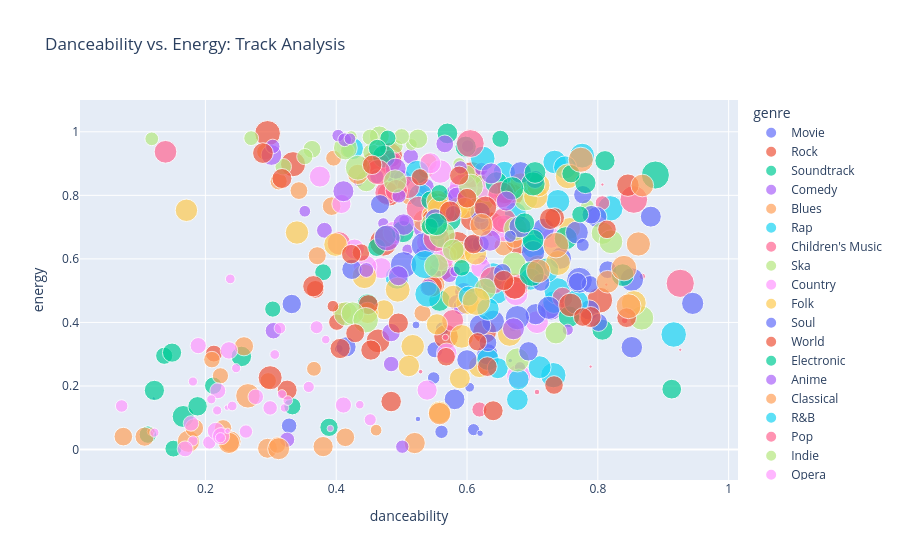

This figure's notebook cell:
### Code cell
#interactive scatter plot of danceability vs. energy
#Sample 500 random tracks to avoid overplotting and improve performance
fig = px.scatter(df.sample(500),  #random sample for clearer visualization
                 x='danceability',        
                 y='energy',              
                 color='genre',           #color points by genre for categorical distinction
                 hover_data=['track_name'],  #shows track name on hover for identification
                 title='Danceability vs. Energy: Track Analysis', 
                 size='popularity')       #point size represents track popularity
fig.show()

### Figure 1 — Plotly figure (JSON) as saved in the notebook; plotly's stock layout.template omitted (floating-point values rounded to 4 significant figures)
{"data": [{"customdata": [["Shri Gayatri Kavacham - II"], ["When I Fall in Love - Live"], ["First to Dance - Demo"], ["Fidelity Fiduciary Bank - From \"Mary Poppins\"/Soundtrack Version"], ["Uncle Bob's Midnight Blues"], ["La Bouillie De Gribouilli"], ["Breaking Us In Two"], ["Together Again - Meet The Parents/Soundtrack"], ["A Song For You"], ["You There in the Back Row (From \"13 Days to Broadway\")"], ["Seems To Me"], ["Les solos sous les draps"], ["Je voudrais - Extrait de \"Raiponce\""], ["Le Jazz Hot"], ["Nicotine"], ["Dayton, Ohio - 1903"], ["Boy in the Park"], ["Trust In Me (The Python's Song)"], ["The Lusty Month Of May"], ["Just You Wait"]], "hovertemplate": "genre=Movie<br>danceability=%{x}<br>energy=%{y}<br>popularity=%{marker.size}<br>track_name=%{customdata[0]}<extra></extra>", "legendgroup": "Movie", "marker": {"color": "#636efa", "size": [0, 7, 9, 41, 14, 5, 17, 1, 3, 36, 4, 31, 32, 2, 6, 17, 18, 23, 15, 25], "sizemode": "area", "sizeref": 0.19, "symbol": "circle"}, "mode": "markers", "name": "Movie", "orientation": "v", "showlegend": true, "type": "scatter", "x": [0.479, 0.404, 0.604, 0.581, 0.61, 0.67, 0.53, 0.121, 0.525, 0.332, 0.62, 0.555, 0.573, 0.666, 0.522, 0.561, 0.562, 0.328, 0.549, 0.551], "xaxis": "x", "y": [0.383, 0.317, 0.196, 0.158, 0.0626, 0.382, 0.809, 0.161, 0.0961, 0.458, 0.0512, 0.77, 0.79, 0.28, 0.392, 0.0556, 0.38, 0.0748, 0.225, 0.314], "yaxis": "y"}, {"customdata": [["Raining Blood"], ["Ordinary World"], ["A.D.I.D.A.S."], ["Heart And Soul"], ["I Put A Spell On You"], ["Don’t Threaten Me With A Good Time"], ["Hello!"], ["Chances"], ["Hasta la Raíz"], ["Mercy"], ["Hold On"], ["Greatness Of Our God"], ["The Bay"], ["Growing Up"], ["The World Has Turned And Left Me Here"], ["Seventeen"], ["Million Bucks"], ["A Different Age"], ["Dead and Gone"]], "hovertemplate": "genre=Rock<br>danceability=%{x}<br>energy=%{y}<br>popularity=%{marker.size}<br>track_name=%{customdata[0]}<extra></extra>", "legendgroup": "Rock", "marker": {"color": "#EF553B", "size": [63, 72, 60, 49, 58, 58, 54, 55, 72, 61, 69, 55, 63, 51, 53, 62, 65, 54, 57], "sizemode": "area", "sizeref": 0.19, "symbol": "circle"}, "mode": "markers", "name": "Rock", "orientation": "v", "showlegend": true, "type": "scatter", "x": [0.295, 0.472, 0.334, 0.669, 0.568, 0.656, 0.464, 0.561, 0.585, 0.482, 0.679, 0.481, 0.803, 0.658, 0.457, 0.609, 0.608, 0.627, 0.638], "xaxis": "x", "y": [0.995, 0.652, 0.898, 0.801, 0.355, 0.81, 0.342, 0.569, 0.643, 0.926, 0.657, 0.804, 0.47, 0.81, 0.901, 0.728, 0.865, 0.371, 0.709], "yaxis": "y"}, {"customdata": [["A False Freedom - Markus"], ["Colin Frake"], ["King Of The North - From The \"Game Of Thrones\" Soundtrack"], ["Taboo Lament (Antimatter Fellini Waltz) - Bonus Track"], ["Reconcile"], ["Flying Over Africa - Out Of Africa/Soundtrack Version"], ["Titans"], ["The Fist Fight / The Flying Wing"], ["Sergio Leone Suite: Main Theme from \"Once Upon a Time in America\""], ["Yes"], ["The End Game - Extended"], ["Escaping the Orphanage"], ["Fight Club"], ["Chicken On A Stick"], ["Last Tune"]], "hovertemplate": "genre=Soundtrack<br>danceability=%{x}<br>energy=%{y}<br>popularity=%{marker.size}<br>track_name=%{customdata[0]}<extra></extra>", "legendgroup": "Soundtrack", "marker": {"color": "#00cc96", "size": [29, 40, 46, 32, 36, 28, 43, 25, 35, 27, 39, 27, 45, 28, 29], "sizemode": "area", "sizeref": 0.19, "symbol": "circle"}, "mode": "markers", "name": "Soundtrack", "orientation": "v", "showlegend": true, "type": "scatter", "x": [0.212, 0.255, 0.166, 0.389, 0.188, 0.137, 0.448, 0.303, 0.149, 0.151, 0.122, 0.38, 0.558, 0.333, 0.112], "xaxis": "x", "y": [0.201, 0.293, 0.104, 0.0699, 0.136, 0.295, 0.457, 0.442, 0.305, 0.00279, 0.186, 0.558, 0.469, 0.136, 0.0469], "yaxis": "y"}, {"customdata": [["Blacktor"], ["Mr. Bake-O"], ["The Game"], ["Slim Jims"], ["Minibar"], ["Fist Fight"], ["I Love My Dog"], ["How To Meet A Girl"], ["My Kid Got The Cops Called On Me"], ["#partygoblin"], ["Being More Me"], ["Bad Boyfriend"], ["Ionic Breeze"], ["Computers"], ["Spending Time Together"], ["The Vaporizer"], ["Giving Back"], ["Stroke Victim"], ["Car Accident"], ["Gym"], ["Potato Baby, Instant Baby, Giant Baby"], ["Traditional American Family"], ["Swimming With a Dolphin"], ["Politicians"], ["Look On The Bright Side Of Life (All Things Dull And Ugly) - Life Of Brian / Soundtrack Version"], ["We Think We Know You"]], "hovertemplate": "genre=Comedy<br>danceability=%{x}<br>energy=%{y}<br>popularity=%{marker.size}<br>track_name=%{customdata[0]}<extra></extra>", "legendgroup": "Comedy", "marker": {"color": "#ab63fa", "size": [10, 24, 15, 32, 32, 24, 20, 12, 25, 25, 25, 17, 30, 16, 27, 25, 10, 14, 12, 23, 11, 21, 11, 31, 27, 44], "sizemode": "area", "sizeref": 0.19, "symbol": "circle"}, "mode": "markers", "name": "Comedy", "orientation": "v", "showlegend": true, "type": "scatter", "x": [0.624, 0.382, 0.601, 0.595, 0.484, 0.534, 0.485, 0.472, 0.584, 0.581, 0.573, 0.622, 0.531, 0.551, 0.537, 0.591, 0.434, 0.621, 0.509, 0.514, 0.553, 0.486, 0.582, 0.501, 0.682, 0.729], "xaxis": "x", "y": [0.597, 0.69, 0.955, 0.497, 0.368, 0.619, 0.864, 0.712, 0.462, 0.811, 0.551, 0.883, 0.696, 0.553, 0.827, 0.449, 0.843, 0.516, 0.629, 0.922, 0.728, 0.913, 0.561, 0.852, 0.527, 0.441], "yaxis": "y"}, {"customdata": [["Fire And Brimstone"], ["Drinkin' Wine Spodie-Odie"], ["Keeps Me from All Wrong"], ["Back For A Taste Of Your Love"], ["Hard Time Killing Floor Blues"], ["Look At You Look At Me"], ["No Decency"], ["Choice of Colors - Single Version"], ["Witness"], ["How Junior Got His Head Put Out"], ["Kill Devil Falls"], ["What a Shame - Single Version"], ["I Tried to Tell Ya"], ["Conrad"], ["Zero Fucks Given"], ["Banks Of The Deep End"], ["Tide Turns"], ["In My Baby's Arms"], ["Love Is A Hurtin' Thing"], ["The World Would Run Better"]], "hovertemplate": "genre=Blues<br>danceability=%{x}<br>energy=%{y}<br>popularity=%{marker.size}<br>track_name=%{customdata[0]}<extra></extra>", "legendgroup": "Blues", "marker": {"color": "#FFA15A", "size": [42, 28, 30, 26, 43, 30, 28, 28, 33, 24, 24, 29, 24, 26, 31, 46, 36, 37, 35, 32], "sizemode": "area", "sizeref": 0.19, "symbol": "circle"}, "mode": "markers", "name": "Blues", "orientation": "v", "showlegend": true, "type": "scatter", "x": [0.607, 0.532, 0.571, 0.704, 0.52, 0.544, 0.312, 0.553, 0.393, 0.511, 0.537, 0.541, 0.396, 0.291, 0.371, 0.534, 0.656, 0.683, 0.409, 0.673], "xaxis": "x", "y": [0.783, 0.429, 0.614, 0.561, 0.0204, 0.684, 0.844, 0.519, 0.766, 0.795, 0.879, 0.904, 0.917, 0.937, 0.61, 0.72, 0.64, 0.52, 0.433, 0.662], "yaxis": "y"}, {"customdata": [["LaMaFiamilia"], ["Sing to You"], ["Country (feat. Upchurch & Demun Jones)"], ["AfricAryaN"], ["Pillow Talking (feat. Brain)"], ["Pimpin Ain't Eazy"], ["The Weekend (feat. Young Thug & Swizz Beatz)"], ["New God Flow.1"], ["SOMETHING ABOUT HIM"], ["Broad Shoulders (feat. Chance the Rapper)"], ["Watch Out For This (Bumaye)"], ["Biking (Solo)"], ["EST 4 Life"], ["Keep On Keeping On (feat. Brendon Urie)"], ["The Body (feat. Jeremih)"], ["Take It All"], ["I Wouldn't Do That"], ["Ain't Got No Haters (feat. Too Short)"], ["Turn up the Night"], ["Homecoming - (Explicit)"], ["Krazy but True"]], "hovertemplate": "genre=Rap<br>danceability=%{x}<br>energy=%{y}<br>popularity=%{marker.size}<br>track_name=%{customdata[0]}<extra></extra>", "legendgroup": "Rap", "marker": {"color": "#19d3f3", "size": [49, 61, 52, 56, 62, 74, 58, 46, 57, 56, 62, 61, 48, 53, 54, 58, 53, 59, 54, 46, 67], "sizemode": "area", "sizeref": 0.19, "symbol": "circle"}, "mode": "markers", "name": "Rap", "orientation": "v", "showlegend": true, "type": "scatter", "x": [0.733, 0.732, 0.702, 0.529, 0.916, 0.644, 0.547, 0.425, 0.702, 0.6, 0.819, 0.64, 0.657, 0.524, 0.493, 0.624, 0.734, 0.776, 0.739, 0.674, 0.738], "xaxis": "x", "y": [0.464, 0.234, 0.663, 0.799, 0.362, 0.501, 0.659, 0.947, 0.64, 0.524, 0.759, 0.548, 0.872, 0.873, 0.542, 0.916, 0.905, 0.925, 0.781, 0.744, 0.499], "yaxis": "y"}, {"customdata": [["Feels Like Tonight"], ["Fall Into Sleep"], ["Simon Fue Ala Feria"], ["Purple People Eater"], ["Beautiful Skies"], ["I’ve Got A Lovely Bunch Of Coconuts"], ["Take This Lonely Heart"], ["O Come All Ye Faithful"], ["If I Were A Butterfly"], ["My Beat"], ["Woody the Woodpecker Song"], ["Sea Stories"], ["We're Going To Mars"], ["Zip-a-Dee-Doo-Dah"], ["Great Cities Paris"], ["Simple Simon"], ["Trumpet Vine Strut (Spritely Meter)"], ["March Winds,Rain on the Green Grass Medley"], ["Hark The Herald Angel Sing"], ["Intermezzo in Eb, Op. 117, No. 1"], ["The Airplane Song"], ["Only Memories Remain"], ["Santa Claus"], ["Come Saturday Morning"], ["Majesty"], ["The Cheese Song"], ["Some of These Days"], ["Lolly Hunt"], ["Noise Pollution (feat. Mary Elizabeth Winstead & Zoe Manville) - Version A, Vocal Up Mix 1.3"], ["Row Row Row Your Boat"], ["Alouette"], ["O Come, All Ye Faithful"], ["Hole in the Earth"], ["The Nightingale"], ["Baa Baa Black Sheep"], ["Mah Na Mah Na"], ["Wide Awake"], ["Somebody Else Is Getting It"], ["I'm A Little Teapot"]], "hovertemplate": "genre=Children's Music<br>danceability=%{x}<br>energy=%{y}<br>popularity=%{marker.size}<br>track_name=%{customdata[0]}<extra></extra>", "legendgroup": "Children's Music", "marker": {"color": "#FF6692", "size": [51, 50, 0, 1, 1, 4, 59, 0, 0, 0, 0, 48, 11, 0, 20, 0, 0, 0, 0, 22, 41, 46, 0, 0, 52, 4, 0, 1, 52, 0, 0, 2, 49, 4, 1, 0, 47, 0, 3], "sizemode": "area", "sizeref": 0.19, "symbol": "circle"}, "mode": "markers", "name": "Children's Music", "orientation": "v", "showlegend": true, "type": "scatter", "x": [0.483, 0.465, 0.597, 0.813, 0.789, 0.868, 0.526, 0.402, 0.844, 0.536, 0.745, 0.51, 0.654, 0.719, 0.807, 0.859, 0.824, 0.815, 0.568, 0.619, 0.746, 0.578, 0.716, 0.554, 0.404, 0.841, 0.532, 0.926, 0.477, 0.499, 0.754, 0.529, 0.139, 0.567, 0.807, 0.71, 0.492, 0.676, 0.707], "xaxis": "x", "y": [0.907, 0.899, 0.449, 0.519, 0.261, 0.545, 0.758, 0.3, 0.297, 0.543, 0.616, 0.825, 0.712, 0.632, 0.776, 0.329, 0.498, 0.239, 0.185, 0.126, 0.478, 0.406, 0.354, 0.174, 0.649, 0.406, 0.308, 0.314, 0.808, 0.164, 0.159, 0.245, 0.937, 0.353, 0.834, 0.421, 0.815, 0.22, 0.181], "yaxis": "y"}, {"customdata": [["Those Kids Suck (T.K.S.)"], ["Now Or Never"], ["A Boy and His Love Gun - Bonus Track"], ["Twenty-Eight Teeth"], ["(We All Have To) Burn Something"], ["From Martyrdom to Startyrdom"], ["Who We Are"], ["Note to Self - 2019 Remaster"], ["Tattoo"], ["On the Black Sea"], ["Love Is Just a Tool"], ["Swing Set Girl"], ["Kid"], ["Identity Crisis"], ["Tu Que Pediras"], ["La Ley De Plomo"], ["Too Much Too Young"], ["Anna Lee"], ["De Música Ligera - Me Verás Volver Gira 2007"], ["Surfer Calavera"], ["One by One"], ["Midnight Mile"]], "hovertemplate": "genre=Ska<br>danceability=%{x}<br>energy=%{y}<br>popularity=%{marker.size}<br>track_name=%{customdata[0]}<extra></extra>", "legendgroup": "Ska", "marker": {"color": "#B6E880", "size": [13, 13, 36, 18, 16, 17, 38, 26, 21, 21, 18, 19, 30, 15, 52, 29, 31, 24, 54, 41, 25, 25], "sizemode": "area", "sizeref": 0.19, "symbol": "circle"}, "mode": "markers", "name": "Ska", "orientation": "v", "showlegend": true, "type": "scatter", "x": [0.423, 0.515, 0.525, 0.784, 0.622, 0.492, 0.466, 0.319, 0.27, 0.463, 0.118, 0.417, 0.363, 0.588, 0.624, 0.454, 0.599, 0.5, 0.414, 0.446, 0.452, 0.352], "xaxis": "x", "y": [0.985, 0.96, 0.978, 0.766, 0.844, 0.954, 0.987, 0.89, 0.98, 0.86, 0.978, 0.941, 0.945, 0.899, 0.786, 0.935, 0.867, 0.985, 0.949, 0.844, 0.983, 0.922], "yaxis": "y"}, {"customdata": [["Riot"], ["Grown Ass Man"], ["Angel Eyes"], ["In My Life"], ["Just Sayin'"], ["That Girl"], ["Rock My World (Little Country Girl)"], ["Songs In The Kitchen"], ["You Got 'Em All"], ["Smile"], ["Jesus And Mama"], ["Angel From Montgomery"], ["I Was Here"], ["Yesterday Road"], ["Heartache On The Dance Floor"], ["Suspicious Minds"], ["Big City"], ["Don't It Make My Brown Eyes Blue"], ["Michigan for the Winter"], ["Chain Of Joy"]], "hovertemplate": "genre=Country<br>danceability=%{x}<br>energy=%{y}<br>popularity=%{marker.size}<br>track_name=%{customdata[0]}<extra></extra>", "legendgroup": "Country", "marker": {"color": "#FF97FF", "size": [49, 40, 67, 55, 48, 42, 41, 42, 54, 53, 38, 39, 38, 35, 75, 42, 50, 53, 58, 43], "sizemode": "area", "sizeref": 0.19, "symbol": "circle"}, "mode": "markers", "name": "Country", "orientation": "v", "showlegend": true, "type": "scatter", "x": [0.489, 0.569, 0.656, 0.679, 0.63, 0.375, 0.729, 0.469, 0.444, 0.559, 0.621, 0.539, 0.428, 0.408, 0.594, 0.544, 0.707, 0.675, 0.561, 0.539], "xaxis": "x", "y": [0.683, 0.303, 0.696, 0.231, 0.816, 0.859, 0.666, 0.571, 0.575, 0.875, 0.573, 0.187, 0.631, 0.773, 0.824, 0.901, 0.401, 0.49, 0.601, 0.652], "yaxis": "y"}, {"customdata": [["First Love / Late Spring"], ["Sleeping Volcanoes"], ["The Wilds"], ["You're Too Weird"], ["Free Man In Paris"], ["I'll Remember"], ["A Holly Jolly Christmas - Single Version"], ["Mexico"], ["Running out After You"], ["Maula Mere Maula"], ["Rancid Girl"], ["Blues Run The Game"], ["Bright Beginnings"], ["Anchor"], ["Tell It on the Mountain"], ["Let's Live For Today"], ["Excitable Boy - 2007 Remaster"], ["Soulshine"], ["House of Winston"], ["Love You 'Till The End - 2006 Remastered Version"], ["All Around the World or the Myth of Fingerprints (Early Version) - Early Version"], ["Like A Rock"]], "hovertemplate": "genre=Folk<br>danceability=%{x}<br>energy=%{y}<br>popularity=%{marker.size}<br>track_name=%{customdata[0]}<extra></extra>", "legendgroup": "Folk", "marker": {"color": "#FECB52", "size": [57, 52, 46, 44, 47, 47, 56, 48, 53, 48, 50, 42, 38, 44, 46, 53, 45, 59, 43, 43, 42, 53], "sizemode": "area", "sizeref": 0.19, "symbol": "circle"}, "mode": "markers", "name": "Folk", "orientation": "v", "showlegend": true, "type": "scatter", "x": [0.443, 0.601, 0.708, 0.682, 0.59, 0.613, 0.665, 0.558, 0.517, 0.548, 0.579, 0.589, 0.473, 0.511, 0.619, 0.592, 0.757, 0.494, 0.448, 0.554, 0.586, 0.399], "xaxis": "x", "y": [0.545, 0.462, 0.576, 0.837, 0.62, 0.616, 0.363, 0.117, 0.325, 0.737, 0.481, 0.224, 0.44, 0.263, 0.261, 0.356, 0.696, 0.503, 0.43, 0.394, 0.761, 0.645], "yaxis": "y"}, {"customdata": [["Dear Life"], ["68"], ["Eye To Eye - Edit"], ["Girl (Why You Wanna Make Me Blue)"], ["Kape Fear"], ["Jean Claude Van Damme"], ["Soul Twist / Introduction - Live"], ["You Bring Me Joy"], ["Romeo"], ["Day 1 ◑"], ["Closer"], ["Trouble Man"], ["Back Together"], ["Small Conversations at Parties"], ["Intro"], ["See The Light"], ["Pope Is a Rockstar"], ["B-Town"], ["Me And You"], ["Hard Time"]], "hovertemplate": "genre=Soul<br>danceability=%{x}<br>energy=%{y}<br>popularity=%{marker.size}<br>track_name=%{customdata[0]}<extra></extra>", "legendgroup": "Soul", "marker": {"color": "#636efa", "size": [44, 40, 49, 35, 46, 45, 39, 39, 43, 67, 41, 56, 40, 43, 39, 44, 51, 53, 52, 61], "sizemode": "area", "sizeref": 0.19, "symbol": "circle"}, "mode": "markers", "name": "Soul", "orientation": "v", "showlegend": true, "type": "scatter", "x": [0.852, 0.62, 0.64, 0.467, 0.743, 0.717, 0.424, 0.787, 0.705, 0.503, 0.798, 0.677, 0.6, 0.631, 0.415, 0.62, 0.725, 0.852, 0.701, 0.534], "xaxis": "x", "y": [0.322, 0.746, 0.403, 0.772, 0.602, 0.694, 0.567, 0.439, 0.426, 0.581, 0.732, 0.415, 0.282, 0.3, 0.323, 0.391, 0.446, 0.535, 0.621, 0.643], "yaxis": "y"}, {"customdata": [["Love Has Found Us"], ["In Christ Alone / The Solid Rock (Live)"], ["冬越え - New ver."], ["Kamelemba"], ["Ecstatic Rapture - Open Space mix"], ["The Lord's Prayer (Underscore)"], ["Arhegh Danagh"], ["Calvary - Alternate Version/Live"], ["Spirit and Truth (Live)"], ["Joy To The World - Live"], ["In His Time"], ["Have It All (Live)"], ["The First Noel"], ["Blessed Be Your Name"]], "hovertemplate": "genre=World<br>danceability=%{x}<br>energy=%{y}<br>popularity=%{marker.size}<br>track_name=%{customdata[0]}<extra></extra>", "legendgroup": "World", "marker": {"color": "#EF553B", "size": [28, 30, 33, 37, 27, 38, 22, 26, 29, 33, 38, 43, 29, 44], "sizemode": "area", "sizeref": 0.19, "symbol": "circle"}, "mode": "markers", "name": "World", "orientation": "v", "showlegend": true, "type": "scatter", "x": [0.528, 0.368, 0.733, 0.734, 0.213, 0.449, 0.557, 0.401, 0.438, 0.568, 0.325, 0.365, 0.545, 0.546], "xaxis": "x", "y": [0.857, 0.504, 0.203, 0.73, 0.302, 0.456, 0.783, 0.401, 0.62, 0.292, 0.187, 0.514, 0.728, 0.514], "yaxis": "y"}, {"customdata": [["Lately - 2012 Mix/Master"], ["Let It Rain"], ["All Wet (feat. Siriusmo)"], ["Regrowth"], ["The Dead"], ["High - Bassnectar Remix"], ["XILLA!"], ["Take Aim"], ["Meta"], ["DIP IT"], ["Straight To The Heart"], ["Sweet Apocalypse"], ["SPEED TRAP"], ["His Majesty King Raam"], ["A Bunch of Questions"], ["Got The Love (feat. Jennifer Hartswick)"], ["Anger Never Dies - Live at Koningin Elisabethzaal 2012"], ["Marks"], ["The Champagne Bop"], ["Roses"], ["Put Your Life on It"]], "hovertemplate": "genre=Electronic<br>danceability=%{x}<br>energy=%{y}<br>popularity=%{marker.size}<br>track_name=%{customdata[0]}<extra></extra>", "legendgroup": "Electronic", "marker": {"color": "#00cc96", "size": [42, 24, 39, 31, 25, 50, 45, 41, 46, 28, 51, 47, 49, 44, 34, 43, 45, 37, 31, 26, 51], "sizemode": "area", "sizeref": 0.19, "symbol": "circle"}, "mode": "markers", "name": "Electronic", "orientation": "v", "showlegend": true, "type": "scatter", "x": [0.807, 0.557, 0.811, 0.462, 0.479, 0.473, 0.701, 0.57, 0.574, 0.651, 0.751, 0.502, 0.645, 0.756, 0.544, 0.598, 0.475, 0.913, 0.463, 0.592, 0.554], "xaxis": "x", "y": [0.377, 0.691, 0.909, 0.636, 0.98, 0.922, 0.659, 0.995, 0.723, 0.978, 0.665, 0.686, 0.839, 0.418, 0.784, 0.953, 0.671, 0.19, 0.948, 0.572, 0.696], "yaxis": "y"}, {"customdata": [["恋歌宣誓(霜月はるかcover ver.)"], ["PEACH"], ["O vs T"], ["Swipe of Sword (クレド戦闘)"], ["ファインダー"], ["Haguruma"], ["怪盗Fの台本~消えたダイヤの謎~"], ["Lover Boy"], ["Squall"], ["青春の瞬き"], ["分析"], ["Lovers"], ["Army-Attack"], ["キミにもらったもの"], ["Love Is an Open Door (From \"Frozen\")"], ["僕らは今のなかで - (LittleMore-Rock Mix)"], ["タナトス"], ["Woods Of Mystery"], ["Ninelie (with chelly) - TV Size"], ["Colors Of The Wind"], ["失踪FLAME"], ["Aerith's Theme: Music Box Version (From \"Final Fantasy VII\")"], ["約束のうた"]], "hovertemplate": "genre=Anime<br>danceability=%{x}<br>energy=%{y}<br>popularity=%{marker.size}<br>track_name=%{customdata[0]}<extra></extra>", "legendgroup": "Anime", "marker": {"color": "#ab63fa", "size": [14, 42, 11, 15, 13, 41, 18, 13, 23, 38, 21, 22, 40, 28, 12, 20, 19, 12, 19, 26, 30, 17, 17], "sizemode": "area", "sizeref": 0.19, "symbol": "circle"}, "mode": "markers", "name": "Anime", "orientation": "v", "showlegend": true, "type": "scatter", "x": [0.609, 0.491, 0.504, 0.403, 0.352, 0.301, 0.413, 0.421, 0.484, 0.495, 0.446, 0.325, 0.585, 0.541, 0.754, 0.303, 0.496, 0.681, 0.462, 0.304, 0.566, 0.501, 0.59], "xaxis": "x", "y": [0.648, 0.884, 0.721, 0.988, 0.75, 0.927, 0.975, 0.978, 0.269, 0.547, 0.565, 0.0308, 0.794, 0.51, 0.377, 0.954, 0.798, 0.259, 0.859, 0.374, 0.962, 0.00891, 0.888], "yaxis": "y"}, {"customdata": [["21 Hungarian Dances, WoO 1: Hungarian Dance No. 5 in F-Sharp Minor"], ["A Boy And A Girl"], ["The Nutcracker - Ballet, Op.71, Act I: No. 2 - March"], ["Requiem in D Minor, K. 626 (Süssmayr - Dutron 2016 completion): I. Introitus - Kyrie"], ["Im Frühlingsanfang, K. 597"], ["La clemenza di Tito, K. 621, Act II: Se al volo mai ti senti"], ["Pavane pour une infante défunte in G Major, M. 19"], ["Machete"], ["Estudio No. 3"], ["Messe a 3 voix (Mass in 3 voices), Op. 12, M. 61: Panis angelicus"], ["Tristesse, Op.6, No.2"], ["Piano Concerto No. 1 in B-Flat Minor, Op. 23: Allegro non troppo e molto maestoso"], ["L'enfance du Christ, Op. 25, H. 130, Pt. 1 \"Le songe d’Hérode\": Toujours ce rêve!"], ["Mass for St. Anthony of Padua: Gradual. Os justi meditabitur sapientiam"], ["Hymne à l'amour"], ["Keyboard Sonata No. 60 in C Major, Hob.XVI:50: II. Adagio"], ["The Firebird (version for piano): Lullaby (The Firebird)"], ["Inner Unrest"], ["The River Cam"], ["Die Entführung aus dem Serail, K. 384, Act III: Im Mohrenland gefangen war"], ["Piano Sonata No. 15 in F Major, K. 533: III. Rondo - Allegretto, K. 494 - Remastered"], ["Diabelli Variations, Op. 120: Variation 23. Allegro assai"], ["Requiem, Op. 48: VIII. In Paradisum"], ["Chopin : Nocturne No.21 in C minor Op. posth."], ["Les contes d'Hoffmann, Act III: Scintille diamonate (Live)"], ["Pétrouchka: Tableau 4, The Shrovetide Fair - Wet Nurses' Dance"], ["Symphony No. 2 in E Minor, Op. 27: III. Adagio"]], "hovertemplate": "genre=Classical<br>danceability=%{x}<br>energy=%{y}<br>popularity=%{marker.size}<br>track_name=%{customdata[0]}<extra></extra>", "legendgroup": "Classical", "marker": {"color": "#FFA15A", "size": [29, 33, 48, 35, 0, 0, 38, 30, 0, 47, 44, 57, 6, 26, 33, 26, 46, 39, 33, 13, 21, 25, 43, 39, 0, 26, 35], "sizemode": "area", "sizeref": 0.19, "symbol": "circle"}, "mode": "markers", "name": "Classical", "orientation": "v", "showlegend": true, "type": "scatter", "x": [0.227, 0.0745, 0.558, 0.259, 0.441, 0.318, 0.295, 0.343, 0.197, 0.174, 0.238, 0.265, 0.117, 0.21, 0.414, 0.31, 0.312, 0.433, 0.183, 0.461, 0.366, 0.223, 0.236, 0.38, 0.218, 0.296, 0.107], "xaxis": "x", "y": [0.0666, 0.0406, 0.113, 0.325, 0.0301, 0.19, 0.00384, 0.815, 0.0795, 0.0259, 0.0248, 0.169, 0.0566, 0.283, 0.0385, 0.014, 0.00258, 0.866, 0.0678, 0.0609, 0.254, 0.232, 0.0208, 0.00921, 0.166, 0.216, 0.0404], "yaxis": "y"}, {"customdata": [["Perfect Time (feat. Russ)"], ["Show Me (feat. Jeremih)"], ["Smoke"], ["Walk Away"], ["Confidence"], ["Ballin'"], ["Red Love"], ["White Iverson"], ["Becoming Myself"], ["Time Will Reveal"], ["Didn't We Almost Have It All"], ["Tell Me You Love Me"], ["I'm So into You"]], "hovertemplate": "genre=R&B<br>danceability=%{x}<br>energy=%{y}<br>popularity=%{marker.size}<br>track_name=%{customdata[0]}<extra></extra>", "legendgroup": "R&B", "marker": {"color": "#19d3f3", "size": [56, 48, 42, 51, 57, 48, 45, 41, 38, 50, 64, 76, 46], "sizemode": "area", "sizeref": 0.19, "symbol": "circle"}, "mode": "markers", "name": "R&B", "orientation": "v", "showlegend": true, "type": "scatter", "x": [0.722, 0.632, 0.647, 0.75, 0.767, 0.632, 0.677, 0.679, 0.602, 0.711, 0.54, 0.536, 0.697], "xaxis": "x", "y": [0.565, 0.284, 0.256, 0.888, 0.464, 0.442, 0.157, 0.221, 0.483, 0.259, 0.489, 0.582, 0.536], "yaxis": "y"}, {"customdata": [["Honest"], ["City Of Stars"], ["Sell Out"], ["18 Libras"], ["Barbie Dreams"], ["Forever And Always"], ["4 Phones"], ["Wildest Dreams"], ["Young Girls"], ["It Ain’t Me (with Selena Gomez)"]], "hovertemplate": "genre=Pop<br>danceability=%{x}<br>energy=%{y}<br>popularity=%{marker.size}<br>track_name=%{customdata[0]}<extra></extra>", "legendgroup": "Pop", "marker": {"color": "#FF6692", "size": [66, 60, 74, 66, 73, 59, 76, 66, 69, 71], "sizemode": "area", "sizeref": 0.19, "symbol": "circle"}, "mode": "markers", "name": "Pop", "orientation": "v", "showlegend": true, "type": "scatter", "x": [0.673, 0.464, 0.605, 0.652, 0.855, 0.656, 0.926, 0.553, 0.561, 0.64], "xaxis": "x", "y": [0.514, 0.873, 0.963, 0.802, 0.787, 0.721, 0.523, 0.664, 0.749, 0.533], "yaxis": "y"}, {"customdata": [["Wild Nights"], ["Moving Mountains"], ["Sherrill"], ["I Just Know"], ["Don't You"], ["Drop The Game"], ["Treasure"], ["Capsize - Stint Remix"], ["10 d E A T h b R E a s T ⚄ ⚄"], ["Black Mountain"], ["Wearing Nothing"], ["repercussions"], ["Notion"], ["Back to Your Love"], ["Corfu"], ["Grandloves (feat. Young Magic)"], ["Let Her Go"], ["Fast Slow Disco"], ["I Remember - Acoustic"]], "hovertemplate": "genre=Indie<br>danceability=%{x}<br>energy=%{y}<br>popularity=%{marker.size}<br>track_name=%{customdata[0]}<extra></extra>", "legendgroup": "Indie", "marker": {"color": "#B6E880", "size": [45, 46, 48, 55, 56, 64, 56, 48, 55, 49, 53, 53, 59, 51, 54, 45, 62, 58, 55], "sizemode": "area", "sizeref": 0.19, "symbol": "circle"}, "mode": "markers", "name": "Indie", "orientation": "v", "showlegend": true, "type": "scatter", "x": [0.628, 0.736, 0.546, 0.553, 0.867, 0.562, 0.415, 0.807, 0.69, 0.425, 0.674, 0.672, 0.433, 0.49, 0.82, 0.579, 0.445, 0.606, 0.677], "xaxis": "x", "y": [0.505, 0.367, 0.707, 0.578, 0.414, 0.675, 0.427, 0.681, 0.789, 0.429, 0.695, 0.584, 0.887, 0.844, 0.654, 0.628, 0.407, 0.828, 0.282], "yaxis": "y"}, {"customdata": [["Götterdämmerung, WWV 86D, Act III (Highlights): Vorspiel"], ["Il Barbiere di Siviglia (2007 Digital Remaster), Act One, Scene One: La ran la le ra...Largo al factotum (Figaro)"], ["Lucia di Lammermoor, Act I, Scene I: No. 2b Larghetto \"Cruda, funesta smania\""], ["La Bohème (1987 - Remaster): Donde lieta uscì (Mimì's Farewell)"], ["Puccini: La rondine, Act 1: \"Chi il bel sogno di Doretta?\" (Magda)"], ["La Sonnambula (2003 Digital Remaster), Act 2, Scene 2: Oh! se una volta sola (Amina/Rodolfo/Teresa/Tutti)"], ["Giselle: No. 9 - Finale"], ["La traviata, Act I: Dell'invito trascorsa è già l'ora"], ["This House Is Empty Now"], ["Roméo et Juliette / Act 2: \"Ah! ne fuis pas encore!\""], ["Puccini: Turandot, Act 3: \"Nessum dorma!\" (Calaf, Voices, Chorus)"], ["Fago: Tam non splendet sol creatus: III. \"Dum infans iam dormit\""], ["Die Walküre / Zweiter Aufzug: \"Hinweg! Hinweg! Flieh die Entweihte!\""], ["All Things Bright And Beautiful"], ["Don Pasquale, Act I Seconda Scena: Bella siccome un angelo (Malatesta/Pasquale)"], ["Turandot / Act 1: \"Signore, ascolta\""], ["Hänsel und Gretel, Act II: Abends, will ich schlafen gehn (Hänsel/Gretel)"], ["Puccini : Turandot : Act 1 \"Non piangere Liù\" [Calaf]"], ["Die Walküre, WWV 86B, Act I (Highlights): Mit Waffen wehrt sich der Mann"], ["Le Cid: \"O suoverain! O jugue! O pere!\" - Remastered"], ["The Marriage of Figaro: Part IV, \"Contessa, perdono\" (Count, Countess, Ensemble)"], ["Turandot: Nessun dorma (Act III)"], ["Rigoletto: Overture (Preludio)"], ["Roméo et Juliette / Act 1: \"Eh bien! Cher Paris\""], ["Tosca / Act 1: \"Dammi i colori!\" - \"Recondita armonia\" (Aria)"], ["Il nastro blu"], ["Maria Stuarda / Act 1: \"Ah! quando all'ara scorgemi\""], ["Cendrillon: Ah! Douce enfant"], ["I Capuleti e i Montecchi, Act I: Act I Scene 2: Oh, Quante volte, oh quante (Giulietta)"], ["Sonata In G Minor For Violin And Continuo, So 33: Gavotta: Allegro"], ["Götterdämmerung, Prologue: Siegfrieds Rheinfahrt"], ["Chitarra Romana"], ["You Are My Miracle"], ["Donizetti: Lucia di Lammermoor, Act 1: \"Quando rapito in estasi\" (Lucia)"], ["Die Walküre, WWV 86B, Act I (Highlights): Entzückend Bangen zehrt mein Herz"]], "hovertemplate": "genre=Opera<br>danceability=%{x}<br>energy=%{y}<br>popularity=%{marker.size}<br>track_name=%{customdata[0]}<extra></extra>", "legendgroup": "Opera", "marker": {"color": "#FF97FF", "size": [17, 7, 8, 17, 7, 8, 28, 20, 25, 12, 8, 23, 3, 29, 9, 28, 10, 9, 24, 24, 9, 25, 8, 4, 8, 16, 3, 10, 8, 14, 15, 7, 13, 9, 23], "sizemode": "area", "sizeref": 0.19, "symbol": "circle"}, "mode": "markers", "name": "Opera", "orientation": "v", "showlegend": true, "type": "scatter", "x": [0.206, 0.384, 0.317, 0.262, 0.321, 0.218, 0.216, 0.299, 0.411, 0.358, 0.181, 0.178, 0.233, 0.236, 0.326, 0.224, 0.181, 0.241, 0.169, 0.219, 0.238, 0.189, 0.122, 0.391, 0.209, 0.37, 0.234, 0.223, 0.247, 0.452, 0.072, 0.436, 0.314, 0.306, 0.277], "xaxis": "x", "y": [0.0222, 0.346, 0.174, 0.0566, 0.131, 0.123, 0.0586, 0.131, 0.14, 0.197, 0.214, 0.0821, 0.132, 0.312, 0.154, 0.042, 0.0271, 0.137, 0.00205, 0.185, 0.537, 0.327, 0.0531, 0.0663, 0.158, 0.385, 0.0588, 0.037, 0.256, 0.0937, 0.137, 0.141, 0.382, 0.299, 0.166], "yaxis": "y"}, {"customdata": [["Hell After This"], ["Dem Beats"], ["NYC"], ["Wishing Well"], ["In The Middle"], ["Hello World (feat. Colton Underwood)"], ["Jetty"], ["Because You Loved Me (Theme from \"Up Close and Personal\")"], ["Hunger - Recorded At RAK Studios, London"], ["Check On It - feat. Bun B and Slim Thug"], ["Footprints"], ["Teeth"]], "hovertemplate": "genre=Dance<br>danceability=%{x}<br>energy=%{y}<br>popularity=%{marker.size}<br>track_name=%{customdata[0]}<extra></extra>", "legendgroup": "Dance", "marker": {"color": "#FECB52", "size": [0, 59, 48, 59, 43, 48, 52, 74, 59, 56, 53, 52], "sizemode": "area", "sizeref": 0.19, "symbol": "circle"}, "mode": "markers", "name": "Dance", "orientation": "v", "showlegend": true, "type": "scatter", "x": [0.852, 0.754, 0.171, 0.855, 0.597, 0.555, 0.34, 0.614, 0.739, 0.705, 0.557, 0.709], "xaxis": "x", "y": [0.571, 0.86, 0.753, 0.461, 0.76, 0.781, 0.683, 0.466, 0.587, 0.796, 0.759, 0.832], "yaxis": "y"}, {"customdata": [["Forever Loving Jah"], ["Wait And See"], ["Watch Over Our Shoulders"], ["Nah Let Go"], ["Don't Stop!"], ["Ten Fold"], ["Ride Natty Ride - 12\" Mix"], ["My Love"], ["Black Disciples"], ["I Got Love For You"], ["Private Beach Party"], ["Fade Away - Live"], ["If I Had The World"], ["Las Balas Lloran"], ["Ousado Amor"], ["Wear You To The Ball"], ["Corruption"], ["Living Dangerously (feat. Bounty Killer)"], ["General"], ["Monday (feat. LEJ, Akhenaton & Blundetto)"], ["Get Hot - Noclu VIP"], ["Love Come Save Me"], ["In My Arms"], ["Happy for You"]], "hovertemplate": "genre=Reggae<br>danceability=%{x}<br>energy=%{y}<br>popularity=%{marker.size}<br>track_name=%{customdata[0]}<extra></extra>", "legendgroup": "Reggae", "marker": {"color": "#636efa", "size": [63, 50, 28, 46, 24, 23, 42, 32, 30, 31, 31, 36, 29, 29, 14, 30, 29, 33, 32, 47, 16, 36, 45, 30], "sizemode": "area", "sizeref": 0.19, "symbol": "circle"}, "mode": "markers", "name": "Reggae", "orientation": "v", "showlegend": true, "type": "scatter", "x": [0.772, 0.768, 0.621, 0.681, 0.579, 0.622, 0.881, 0.777, 0.632, 0.704, 0.801, 0.551, 0.788, 0.654, 0.666, 0.713, 0.608, 0.79, 0.769, 0.945, 0.777, 0.694, 0.682, 0.815], "xaxis": "x", "y": [0.533, 0.683, 0.647, 0.701, 0.743, 0.715, 0.733, 0.802, 0.336, 0.85, 0.4, 0.727, 0.52, 0.558, 0.671, 0.526, 0.648, 0.739, 0.528, 0.46, 0.644, 0.309, 0.872, 0.566], "yaxis": "y"}, {"customdata": [["Eyesdown"], ["Odyssey"], ["Without a Song - Remastered Version"], ["Mascaram Setaba - Stereo Master"], ["Imposible Amor"], ["Matinee Idol"], ["Jitterbug Waltz"], ["Ansiedad"], ["Hang Up Your Hang Ups"], ["userspace"], ["The Plum Blossom - Rudy Van Gelder Remaster"], ["Smiles And Smiles To Go"], ["Glide"], ["Friends"], ["Gonna B Alright"], ["Spiral"], ["Groovin' Hard - Live At The Tropicana, Las Vegas, NV/1970"], ["Purple Haze"], ["Odessa"], ["Afrodisia"], ["All of You"], ["Moon River"], ["Cotton Heads"], ["Easier to Be"], ["Mothership Reconnection (feat.Parliament/Funkadelic) - (Daft Punk Remix)"], ["Always Something..."], ["Symptom of Terminal Illness"], ["Kathy's Waltz"], ["Can't Tell You Why"]], "hovertemplate": "genre=Jazz<br>danceability=%{x}<br>energy=%{y}<br>popularity=%{marker.size}<br>track_name=%{customdata[0]}<extra></extra>", "legendgroup": "Jazz", "marker": {"color": "#EF553B", "size": [53, 38, 34, 39, 43, 37, 32, 42, 36, 37, 38, 33, 39, 39, 0, 49, 36, 43, 35, 39, 37, 55, 33, 13, 48, 37, 41, 40, 49], "sizemode": "area", "sizeref": 0.19, "symbol": "circle"}, "mode": "markers", "name": "Jazz", "orientation": "v", "showlegend": true, "type": "scatter", "x": [0.758, 0.317, 0.429, 0.495, 0.727, 0.61, 0.616, 0.789, 0.455, 0.6, 0.64, 0.777, 0.406, 0.453, 0.441, 0.673, 0.423, 0.574, 0.588, 0.656, 0.631, 0.299, 0.814, 0.395, 0.846, 0.844, 0.288, 0.484, 0.628], "xaxis": "x", "y": [0.455, 0.853, 0.366, 0.398, 0.726, 0.647, 0.339, 0.417, 0.896, 0.791, 0.122, 0.417, 0.318, 0.313, 0.745, 0.509, 0.615, 0.749, 0.862, 0.532, 0.261, 0.226, 0.693, 0.451, 0.832, 0.415, 0.933, 0.151, 0.762], "yaxis": "y"}, {"customdata": [["Menor Que Yo"], ["Radio Mix"], ["Agua (Remix) [feat. Ozuna, J-King, Lyan, Juanka el Problematik, Jetty, Beltito, Cirilo, El Sica & Genio]"], ["Ella Me Cela"], ["Tu Cuerpo Me Hace Bien"], ["Los Intocables"], ["La Melodía"], ["Tu Mejor Error (Remix)"], ["Reggaeton Latino"], ["Subete"], ["Ahi Eh!"], ["El Calendario"], ["Aprovéchame"]], "hovertemplate": "genre=Reggaeton<br>danceability=%{x}<br>energy=%{y}<br>popularity=%{marker.size}<br>track_name=%{customdata[0]}<extra></extra>", "legendgroup": "Reggaeton", "marker": {"color": "#00cc96", "size": [43, 27, 27, 49, 39, 60, 55, 52, 32, 75, 28, 45, 49], "sizemode": "area", "sizeref": 0.19, "symbol": "circle"}, "mode": "markers", "name": "Reggaeton", "orientation": "v", "showlegend": true, "type": "scatter", "x": [0.781, 0.543, 0.773, 0.838, 0.688, 0.699, 0.701, 0.669, 0.759, 0.888, 0.558, 0.704, 0.553], "xaxis": "x", "y": [0.839, 0.702, 0.74, 0.549, 0.713, 0.553, 0.836, 0.822, 0.868, 0.864, 0.807, 0.872, 0.709], "yaxis": "y"}, {"customdata": [["QYURRYUS"], ["I Should Be Dreaming (feat. Josh Jaramillo)"], ["Hard To Believe - Radio Edit"], ["Teenage Heartbreak"], ["Go"], ["Clair"], ["Facing My Fear"]], "hovertemplate": "genre=Alternative<br>danceability=%{x}<br>energy=%{y}<br>popularity=%{marker.size}<br>track_name=%{customdata[0]}<extra></extra>", "legendgroup": "Alternative", "marker": {"color": "#ab63fa", "size": [42, 44, 44, 46, 64, 38, 42], "sizemode": "area", "sizeref": 0.19, "symbol": "circle"}, "mode": "markers", "name": "Alternative", "orientation": "v", "showlegend": true, "type": "scatter", "x": [0.637, 0.503, 0.635, 0.671, 0.478, 0.66, 0.411], "xaxis": "x", "y": [0.869, 0.708, 0.658, 0.38, 0.666, 0.782, 0.813], "yaxis": "y"}, {"customdata": [["LA DUEÑA (feat. Darell)"], ["Buff Baby"], ["Money To Blow - Street Version"], ["Do It Like Me (feat. JID)"], ["Casco Maizi"], ["Keep Quiet"], ["Ha"], ["I Love It"], ["Hypnotized (feat. Akon)"]], "hovertemplate": "genre=Hip-Hop<br>danceability=%{x}<br>energy=%{y}<br>popularity=%{marker.size}<br>track_name=%{customdata[0]}<extra></extra>", "legendgroup": "Hip-Hop", "marker": {"color": "#FFA15A", "size": [59, 62, 54, 56, 60, 49, 49, 50, 62], "sizemode": "area", "sizeref": 0.19, "symbol": "circle"}, "mode": "markers", "name": "Hip-Hop", "orientation": "v", "showlegend": true, "type": "scatter", "x": [0.847, 0.736, 0.709, 0.862, 0.774, 0.815, 0.868, 0.622, 0.84], "xaxis": "x", "y": [0.451, 0.643, 0.562, 0.647, 0.912, 0.528, 0.831, 0.707, 0.571], "yaxis": "y"}], "layout": {"legend": {"itemsizing": "constant", "title": {"text": "genre"}, "tracegroupgap": 0}, "title": {"text": "Danceability vs. Energy: Track Analysis"}, "xaxis": {"anchor": "y", "domain": [0, 1], "title": {"text": "danceability"}}, "yaxis": {"anchor": "x", "domain": [0, 1], "title": {"text": "energy"}}}}
